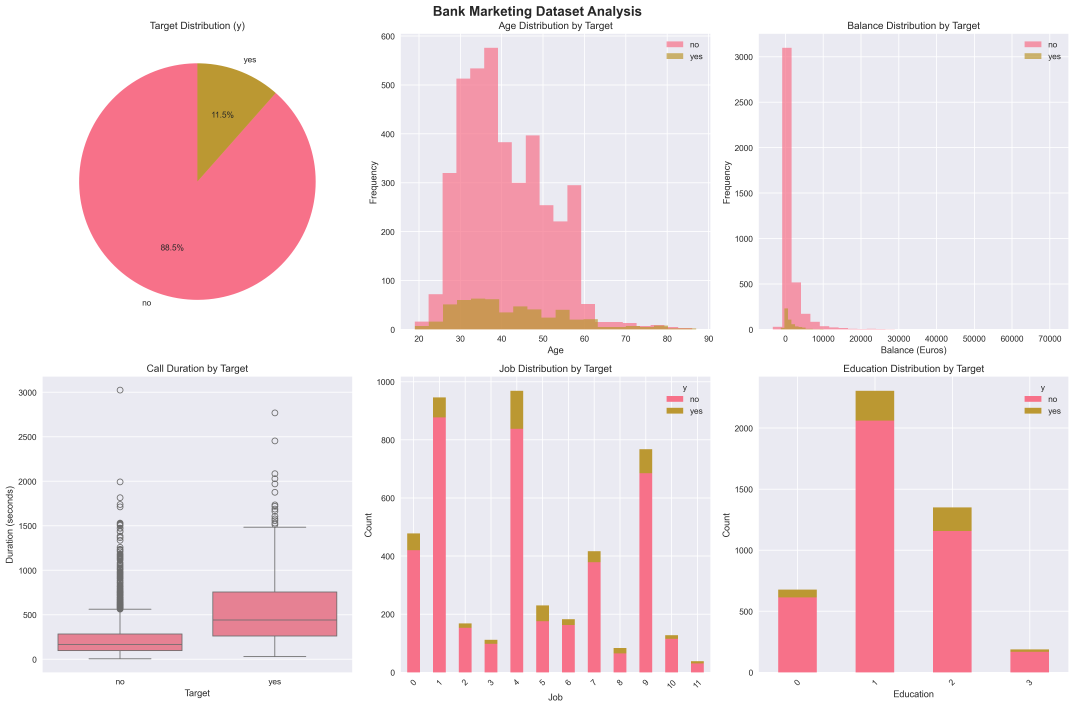
#> input picture .jorge/partials/second/data/bank_marketing_analysis.png, 5372 x 3540 px, given in place of video, which was not available (shown at 1/5 size)
$ python analisisMapa.py
#> lines starting #> are read from the running program, lines starting #| are printed output that depends on the picture; after the words box and inside, x2 and y2 are one past the last pixel; in counts of white or black regions, pixels touching at a corner belong together; pictures that were not available may be replaced by others from this repository, and a replacement may not be noted
import cv2
import numpy as np
import random

# URL de DroidCam
url = "http://192.168.253.94:4747/video"

# Parámetros de la cuadrícula
rows = 7  # Número de filas
cols = 7  # Número de columnas
thickness = 1  # Grosor de las líneas

# Valores iniciales de Canny
canny_threshold1 = 50
canny_threshold2 = 150


def maze_generate(filas, columnas):
    """
    Genera un laberinto de dimensiones filas x columnas.
    Los caminos están representados por 0 y las paredes por 1.
    Garantiza que (0,0) es el inicio y (filas-1,columnas-1) es la meta con un camino solucionable.
    """
    # Crear una matriz llena de paredes (1)
    laberinto = [[1 for _ in range(columnas)] for _ in range(filas)]

    # Direcciones de movimiento: (dx, dy) para celdas ortogonales
    direcciones = [(0, 1), (1, 0), (0, -1), (-1, 0)]

    def en_rango(x, y):
        """Verifica si una celda está dentro del rango del laberinto."""
        return 0 <= x < filas and 0 <= y < columnas

    def dfs(x, y):
        """Algoritmo DFS para construir el laberinto."""
        laberinto[x][y] = 0  # Marca el camino actual como "camino"
        random.shuffle(direcciones)  # Aleatoriza el orden de las direcciones
        for dx, dy in direcciones:
            nx, ny = (
                x + 2 * dx,
                y + 2 * dy,
            )  # Saltar una celda para garantizar paredes entre caminos
            if (
                en_rango(nx, ny) and laberinto[nx][ny] == 1
            ):  # Si es una celda válida y no visitada
                # Romper la pared entre la celda actual y la siguiente
                laberinto[x + dx][y + dy] = 0
                # Continuar el DFS desde la celda siguiente
                dfs(nx, ny)

    # Inicializar el laberinto
    laberinto[0][0] = 0  # Crear la entrada
    dfs(0, 0)

    # Crear la salida
    laberinto[filas - 1][columnas - 1] = (
        0  # Asegurar que el punto final sea siempre un camino
    )

    # Conectar la salida al camino más cercano si está aislada
    if (
        laberinto[filas - 2][columnas - 1] == 1
        and laberinto[filas - 1][columnas - 2] == 1
    ):
        laberinto[filas - 2][columnas - 1] = 0  # Romper la pared superior

    # Devolver la matriz del laberinto
    return laberinto


def draw_grid(frame, rows, cols, thickness=1):
    """Dibuja una cuadrícula en el frame."""
    height, width, _ = frame.shape
    cell_height = height // rows
    cell_width = width // cols

    for i in range(1, rows):  # Líneas horizontales
        cv2.line(
            frame,
            (0, i * cell_height),
            (width, i * cell_height),
            (0, 255, 0),
            thickness,
        )
    for j in range(1, cols):  # Líneas verticales
        cv2.line(
            frame, (j * cell_width, 0), (j * cell_width, height), (0, 255, 0), thickness
        )
    return frame


def detect_shapes_in_image(image, rows, cols, threshold1, threshold2, dilatacion):
    """Detecta círculos y triángulos en la imagen completa y calcula las celdas correspondientes."""
    detected_shapes = []
    height, width, _ = image.shape
    cell_height = height // rows
    cell_width = width // cols

    gray = cv2.cvtColor(image, cv2.COLOR_BGR2GRAY)

    # Umbral inverso para detectar regiones negras
    _, thresh = cv2.threshold(gray, 50, 255, cv2.THRESH_BINARY_INV)

    # Detección de círculos con HoughCircles
    blurred = cv2.GaussianBlur(gray, (9, 9), 2)
    circles = cv2.HoughCircles(
        blurred,
        cv2.HOUGH_GRADIENT,
        dp=1.2,
        minDist=30,
        param1=50,
        param2=30,
        minRadius=10,
        maxRadius=50,
    )

    # Procesar círculos detectados
    if circles is not None:
        circles = np.round(circles[0, :]).astype("int")  # Convertir a enteros
        for circle in circles:
            center_x, center_y, radius = circle
            row = center_y // cell_height
            col = center_x // cell_width
            cell_index = row * cols + col  # Índice de la celda

            # Dibujar círculo
            cv2.circle(image, (center_x, center_y), radius, (0, 255, 0), 2)
            cv2.putText(
                image,
                f"{cell_index}",
                (center_x - 10, center_y),
                cv2.FONT_HERSHEY_SIMPLEX,
                0.5,
                (255, 255, 255),
                2,
            )
            cv2.putText(
                image,
                f"{center_x},{center_y}",
                (center_x - 30, center_y + 20),
                cv2.FONT_HERSHEY_SIMPLEX,
                0.5,
                (255, 255, 255),
                2,
            )
            detected_shapes.append(
                {
                    "shape": "circle",
                    "row": row,
                    "col": col,
                    "cell_index": cell_index,
                    "x": center_x,
                    "y": center_y,
                }
            )

    imagenGris = cv2.cvtColor(image, cv2.COLOR_BGR2GRAY)
    bordes = cv2.Canny(gray, threshold1, threshold2)
    kernel = np.ones((dilatacion, dilatacion), np.uint8)
    bordes = cv2.dilate(bordes, kernel)
    cv2.imshow("Bordes Modificado", bordes)
    figuras, jerarquia = cv2.findContours(
        bordes, cv2.RETR_TREE, cv2.CHAIN_APPROX_SIMPLE
    )
    if jerarquia is not None:
        jerarquia = jerarquia[0]
    i = 0
    for contour in figuras:
        if jerarquia[i][3] == -1:
            approx = cv2.approxPolyDP(
                contour, 0.05 * cv2.arcLength(contour, True), True
            )
            area = cv2.contourArea(contour)
            if len(approx) == 3 and area >= 500 and area < 3000:  # Triángulo
                x, y, w, h = cv2.boundingRect(contour)
                center_x, center_y = (
                    x + w // 2,
                    y + h // 2,
                )  # Centro aproximado del triángulo
                row = center_y // cell_height
                col = center_x // cell_width
                cell_index = row * cols + col  # Índice de la celda

                # Dibujar triángulo
                cv2.drawContours(image, [approx], -1, (255, 0, 0), 2)
                cv2.putText(
                    image,
                    f"{cell_index}",
                    (center_x, center_y + 10),
                    cv2.FONT_HERSHEY_SIMPLEX,
                    0.5,
                    (255, 255, 255),
                    2,
                )
                cv2.putText(
                    image,
                    f"{center_x},{center_y}",
                    (center_x - 30, center_y + 30),
                    cv2.FONT_HERSHEY_SIMPLEX,
                    0.5,
                    (255, 255, 255),
                    2,
                )
                detected_shapes.append(
                    {
                        "shape": "triangle",
                        "row": row,
                        "col": col,
                        "cell_index": cell_index,
                        "x": center_x,
                        "y": center_y,
                    }
                )
                break

    return detected_shapes, image


def fill_cells(frame, matrix, alpha=0.7):
    """Rellena de color negro translúcido los cuadrantes correspondientes a los valores '1' en la matriz."""
    rows, cols = len(matrix), len(matrix[0])
    height, width, _ = frame.shape
    cell_height = height // rows
    cell_width = width // cols

    overlay = frame.copy()  # Hacemos una copia para aplicar el color translúcido

    for i in range(rows):
        for j in range(cols):
            if matrix[i][j] == 1:
                # Coordenadas del cuadrante
                x1, y1 = j * cell_width, i * cell_height
                x2, y2 = x1 + cell_width, y1 + cell_height
                # Rellenar el cuadrante con color negro (translúcido)
                cv2.rectangle(overlay, (x1, y1), (x2, y2), (0, 0, 255), -1)

    # Aplicar transparencia a los rectángulos negros
    cv2.addWeighted(overlay, alpha, frame, 1 - alpha, 0, frame)

    return frame


def highlight_start_end(frame, rows, cols):
    """Colorea en translúcido verde (0,0) y rojo (rows-1, cols-1)."""
    height, width, _ = frame.shape
    cell_height = height // rows
    cell_width = width // cols

    # Coordenadas del inicio (0, 0)
    x1_start, y1_start = 0, 0
    x2_start, y2_start = cell_width, cell_height
    overlay = frame.copy()
    cv2.rectangle(
        overlay, (x1_start, y1_start), (x2_start, y2_start), (0, 255, 0), -1
    )  # Verde

    # Coordenadas del final (rows-1, cols-1)
    x1_end, y1_end = (cols - 1) * cell_width, (rows - 1) * cell_height
    x2_end, y2_end = x1_end + cell_width, y1_end + cell_height
    cv2.rectangle(overlay, (x1_end, y1_end), (x2_end, y2_end), (255, 0, 0), -1)  # Rojo

    # Agregar transparencia
    alpha = 0.5  # Nivel de transparencia
    cv2.addWeighted(overlay, alpha, frame, 1 - alpha, 0, frame)

    return frame


def on_trackbar_change(x):
    """Callback para manejar los cambios en las trackbars."""
    pass


# Abre el video desde la URL
cap = cv2.VideoCapture(url)
# cap = cv2.VideoCapture(0)
if not cap.isOpened():
    print("No se pudo conectar a la cámara en la URL proporcionada.")
else:
    print(f"Conexión exitosa. Analizando video con cuadrícula de {rows}x{cols}...")

    # Crear ventana y trackbars
    cv2.namedWindow("Ajustes")
    cv2.createTrackbar(
        "Canny Th1", "Ajustes", canny_threshold1, 255, on_trackbar_change
    )
    cv2.createTrackbar(
        "Canny Th2", "Ajustes", canny_threshold2, 255, on_trackbar_change
    )
    cv2.createTrackbar("Dilatacion", "Ajustes", 2, 15, on_trackbar_change)
    maze = maze_generate(rows, cols)
    print(maze)
    while True:
        ret, frame = cap.read()
#> frame is the input picture: shape (3540, 5372, 3); mean B, G, R 228.1, 222.7, 240.5
        if not ret:
            print("Error al capturar el video.")
            break

        # Obtener valores de las trackbars
        threshold1 = cv2.getTrackbarPos("Canny Th1", "Ajustes")
        threshold2 = cv2.getTrackbarPos("Canny Th2", "Ajustes")
        dilatacion = cv2.getTrackbarPos("Dilatacion", "Ajustes")

        # Analizar el frame con los umbrales ajustados
        detected_shapes, frame_with_shapes = detect_shapes_in_image(
            frame, rows, cols, threshold1, threshold2, dilatacion
        )
#> in detect_shapes_in_image, `gray = cv2.cvtColor(image, cv2.COLOR_BGR2GRAY)`:
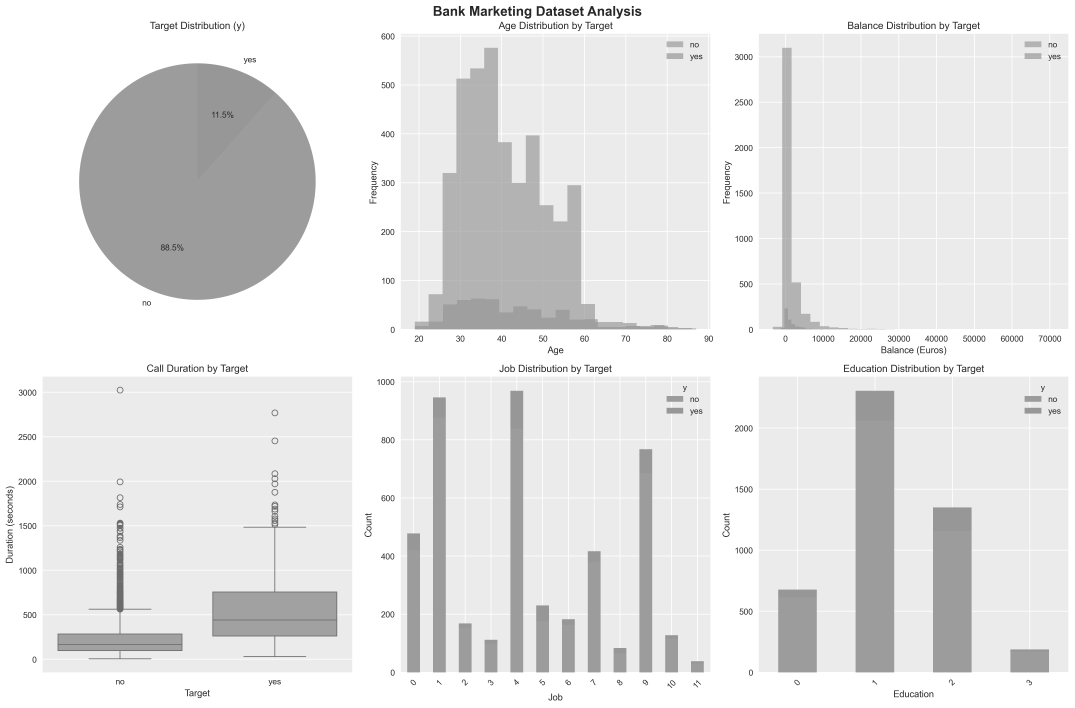
#> gray: shape (3540, 5372) (shown at 1/5 size); min 38, max 255, mean 228.7
#> in detect_shapes_in_image, `_, thresh = cv2.threshold(gray, 50, 255, cv2.THRESH_BINARY_INV)`:
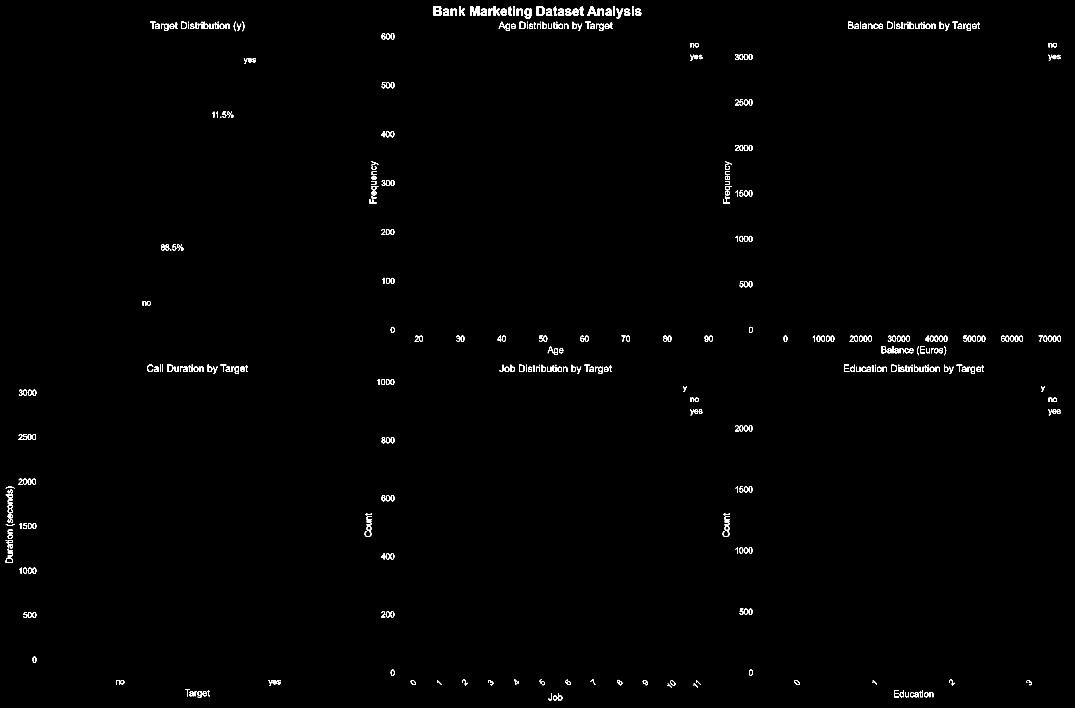
#> thresh: shape (3540, 5372) (shown at 1/5 size); 0.53% white; 488 white regions (13 under 20 px), largest, box (x1, y1, x2, y2) and area: (2351, 30, 2396, 79) 1456, (2169, 30, 2208, 79) 1204, (2684, 31, 2723, 79) 1059
#> in detect_shapes_in_image, `circles = cv2.HoughCircles( blurred, cv2.HOUGH_GRADIENT, dp=1.2, minDi..`: circles = 190 rows, first 8: [1374.6, 2368.2, 16.96], [600.6, 2700.6, 16.72], [600.6, 2409, 17.44], [1374.6, 2418.6, 17.2], [3741, 511.8, 22.36], [3483, 1998.6, 11.32], [4614.6, 1752.6, 30.88], [1374.6, 2524.2, 17.08]
#> in detect_shapes_in_image, `circles = np.round(circles[0, :]).astype("int")`: circles = 190 rows, first 8: [1375, 2368, 17], [601, 2701, 17], [601, 2409, 17], [1375, 2419, 17], [3741, 512, 22], [3483, 1999, 11], [4615, 1753, 31], [1375, 2524, 17]
#> the loop in detect_shapes_in_image, `for circle in circles:` made 190 passes
#> (center_x, center_y, radius, row, col, cell_index) on passes 1 to 3: (1375, 2368, 17, 4, 1, 29), (601, 2701, 17, 5, 0, 35), (601, 2409, 17, 4, 0, 28)
#> after the loop in detect_shapes_in_image, `for circle in circles:`: detected_shapes = 190 items
#> in detect_shapes_in_image, `bordes = cv2.Canny(gray, threshold1, threshold2)`: bordes: shape (3540, 5372); 0.95% white in thin lines or dots
#> in detect_shapes_in_image, `bordes = cv2.dilate(bordes, kernel)`:
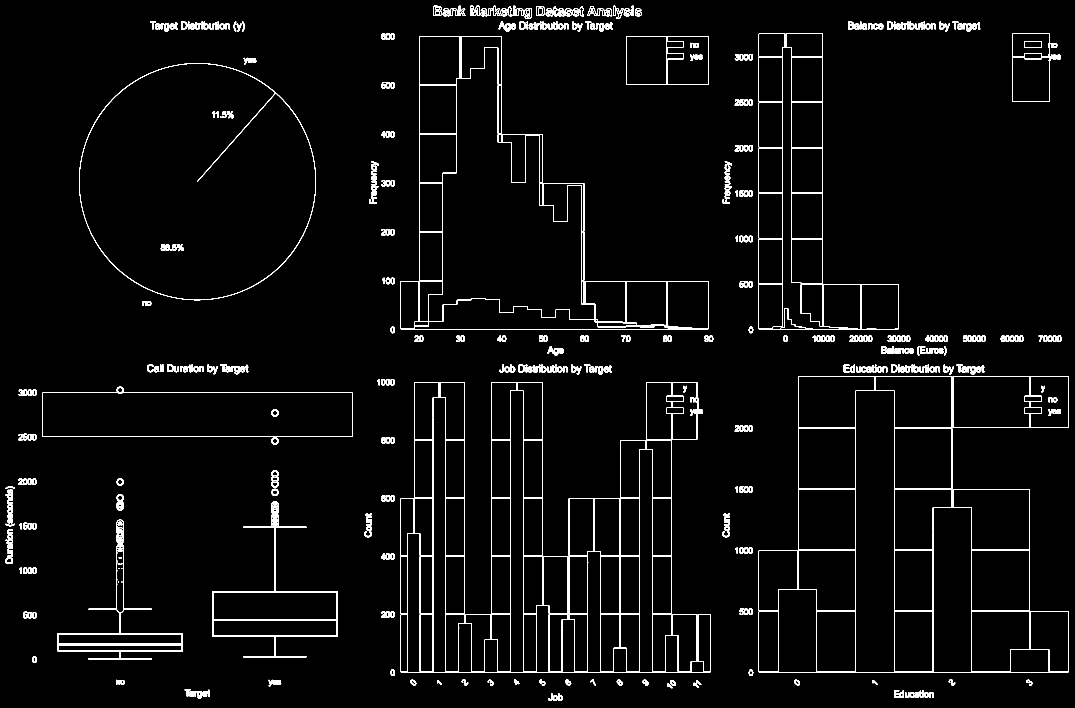
#> bordes: shape (3540, 5372) (shown at 1/5 size); 1.9% white in thin lines or dots
#> in detect_shapes_in_image, `figuras, jerarquia = cv2.findContours( bordes, cv2.RETR_TREE, cv2.CHAI..`: figuras = 4092 contours, 2281 with area under 20; largest, box (x1, y1, x2, y2) and area: (3793, 1882, 5343, 3363) 1660425, (2003, 1911, 3553, 3363) 1466579, (2003, 182, 3542, 1648) 1117763, (395, 316, 1580, 1501) 1101405, (396, 317, 1579, 1500) 1094646
#> the loop in detect_shapes_in_image, `for contour in figuras:` made 3641 passes
#> (approx, area) on passes 3, 5, 8, 10, 16, 20, 22, 23, 25, 29, 30: ([[2769, 3499], [2781, 3500], [2773, 3502]], 27), ([[2783, 3482], [2786, 3486], [2786, 3494], [2783, 3498]], 43), ([[2769, 3481], [2769, 3499], [2765, 3493]], 48), ([[2769, 3481], [2773, 3478], [2781, 3480]], 27), ([[2793, 3469], [2798, 3481], [2794, 3501]], 109), ([[2758, 3468], [2757, 3499]], 113), ([[4649, 3463], [4652, 3466], [4650, 3485]], 64), ([[4656, 3462], [4666, 3467], [4665, 3485], [4663, 3468]], 80), ([[4638, 3483], [4634, 3486], [4626, 3484]], 27), ([[4624, 3466], [4624, 3482], [4621, 3478], [4621, 3470]], 43), ([[4638, 3465], [4642, 3471], [4638, 3483]], 48)
#> area on passes 1, 6, 11, 14, 15, 17: 506, 166, 553.5, 144, 67.5, 283
#> after the loop in detect_shapes_in_image, `for contour in figuras:`: detected_shapes = 191 items
#> detected_shapes = 191 items
        print(detected_shapes)
#> (printed output is left out)
        # Dibujar la cuadrícula en el frame
        frame_with_grid = draw_grid(frame_with_shapes, rows, cols, thickness)

        frame = fill_cells(frame_with_grid, maze)
#> after the loop in fill_cells, `for i in range(rows):`:
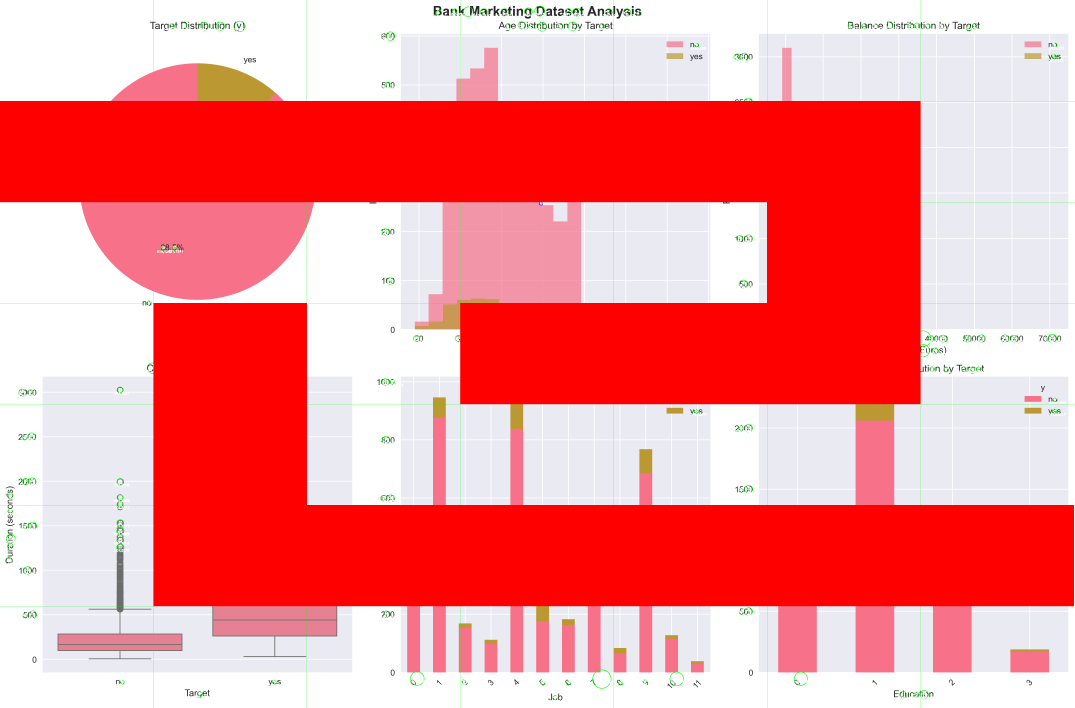
#> overlay: shape (3540, 5372, 3) (shown at 1/5 size); mean B, G, R 145.7, 142.9, 246.1
        frame = highlight_start_end(frame, rows, cols)
#> in highlight_start_end, `cv2.addWeighted(overlay, alpha, frame, 1 - alpha, 0, frame)`:
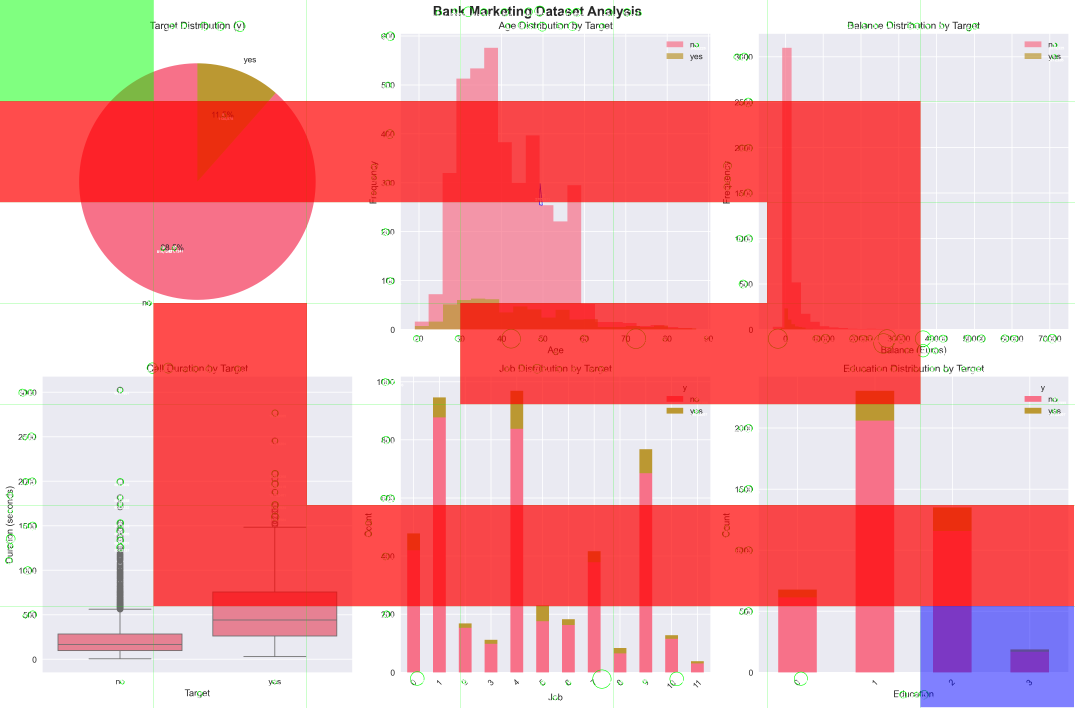
#> frame: shape (3540, 5372, 3) (shown at 1/5 size); mean B, G, R 168, 164.8, 239.2
        # Mostrar el frame con los ajustes
        cv2.imshow("Cuadrícula con análisis", frame_with_grid)

        # Presiona 'q' para salir
        if cv2.waitKey(1) & 0xFF == ord("q"):
#> (key q is pressed here)
            break

# Libera recursos
cap.release()
cv2.destroyAllWindows()
